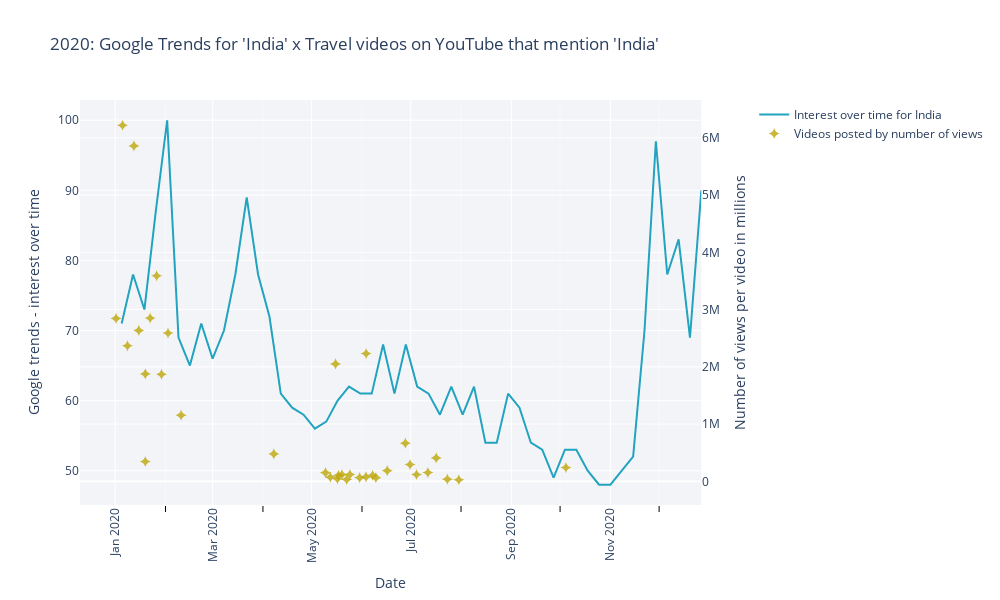

Write notebook code for a chart like this one.
### Code cell
india_2020_trend = plotting_trends_videos(pytrends_top_places_2020, videos_info, 'India', 2020)
india_2020_trend.write_image(r".\images\graphs\india_2020_trend.png")
india_2020_trend.show()
